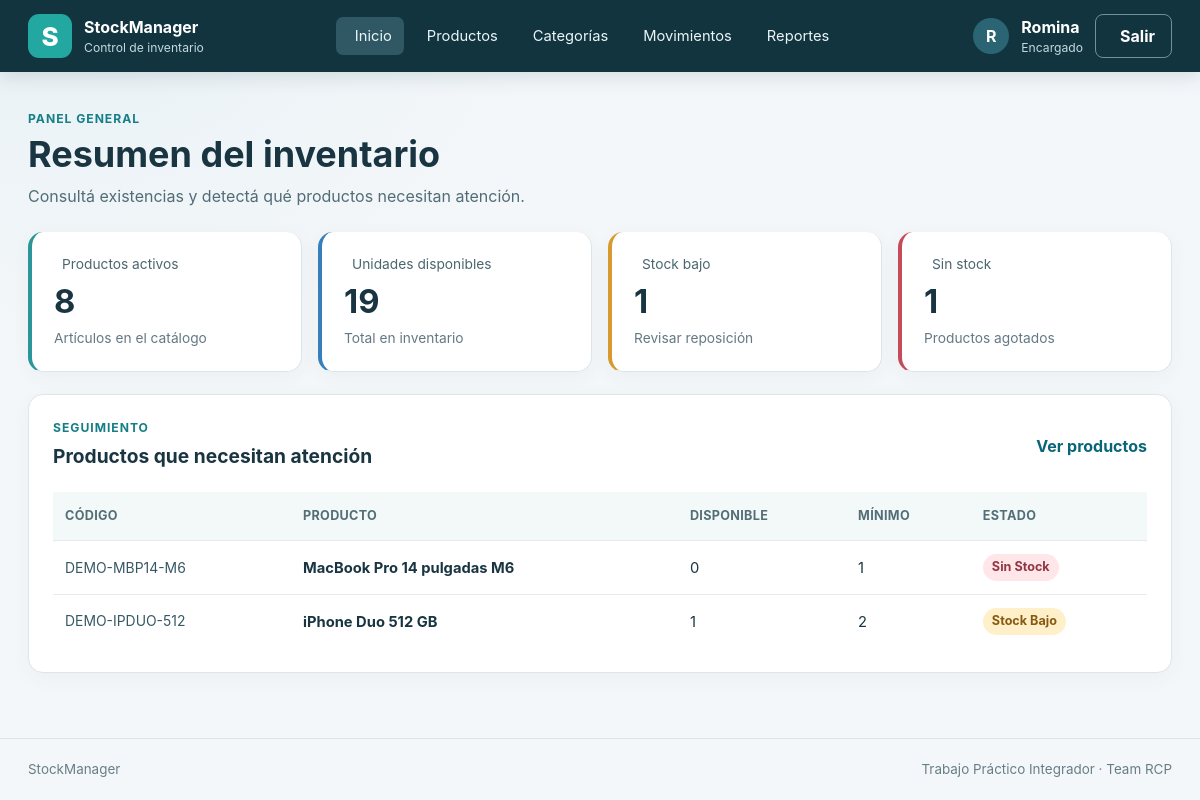
The page / (signed in) on the database its author committed.
### app/models.py (models this page shows)
class Usuario(db.Model):
    __tablename__ = "usuarios"
    __table_args__ = (
        db.Index(
            "idx_usuarios_correo_google",
            "correo_google",
            unique=True,
            sqlite_where=db.text("correo_google IS NOT NULL"),
        ),
        db.Index(
            "idx_usuarios_google_sub",
            "google_sub",
            unique=True,
            sqlite_where=db.text("google_sub IS NOT NULL"),
        ),
    )
    id = db.Column(db.Integer, primary_key=True)
    nombre = db.Column(db.Text, nullable=False)
    usuario = db.Column(db.Text, nullable=False, unique=True)
    password_hash = db.Column(db.Text, nullable=False)
    correo_google = db.Column(db.Text(collation="NOCASE"))
    google_sub = db.Column(db.Text)
    rol_id = db.Column(db.Integer, db.ForeignKey("roles.id", ondelete="RESTRICT"), nullable=False)
    activo = db.Column(db.Integer, nullable=False, default=1)
    creado_en = db.Column(db.Text, nullable=False, server_default=db.text("(strftime('%Y-%m-%dT%H:%M:%fZ', 'now'))"))
    rol = db.relationship("Rol")

class Rol(db.Model):
    __tablename__ = "roles"
    id = db.Column(db.Integer, primary_key=True)
    nombre = db.Column(db.Text, nullable=False, unique=True)
    descripcion = db.Column(db.Text, nullable=False)

class Producto(db.Model):
    __tablename__ = "productos"
    id = db.Column(db.Integer, primary_key=True)
    codigo = db.Column(db.Text, nullable=False, unique=True)
    nombre = db.Column(db.Text, nullable=False)
    descripcion = db.Column(db.Text)
    imagen = db.Column(db.Text)
    categoria_id = db.Column(db.Integer, db.ForeignKey("categorias.id", ondelete="RESTRICT"), nullable=False)
    precio_centavos = db.Column(db.Integer, nullable=False)
    stock_minimo = db.Column(db.Integer, nullable=False, default=0)
    activo = db.Column(db.Integer, nullable=False, default=1)
    creado_en = db.Column(db.Text, nullable=False, server_default=db.text("(strftime('%Y-%m-%dT%H:%M:%fZ', 'now'))"))
    actualizado_en = db.Column(db.Text, nullable=False, server_default=db.text("(strftime('%Y-%m-%dT%H:%M:%fZ', 'now'))"))
    categoria = db.relationship("Categoria")

### app/main/routes.py (the view)
@bp.get("/")
@login_requerido
def inicio():
    resumen = db.session.execute(text("SELECT * FROM vw_resumen_inventario")).mappings().one()
    bajo_stock = db.session.execute(text("""
        SELECT codigo, nombre, stock_actual, stock_minimo, estado_stock
        FROM vw_inventario WHERE estado_stock != 'NORMAL'
        ORDER BY stock_actual ASC, nombre LIMIT 30
    """)).mappings().all()
    return render_template("inicio.html", resumen=resumen, bajo_stock=bajo_stock)

### app/security.py (called while the page is built)
def csrf_token() -> str:
    if "csrf_token" not in session:
        session["csrf_token"] = secrets.token_urlsafe(32)
    return session["csrf_token"]

def validar_csrf() -> None:
    if request.method in {"POST", "PUT", "PATCH", "DELETE"}:
        actual = session.get("csrf_token", "")
        recibido = request.form.get("csrf_token", "")
        if not actual or not recibido or not hmac.compare_digest(actual, recibido):
            abort(400, description="Token CSRF inválido. Volvé a cargar el formulario.")

def login_requerido(func):
    @wraps(func)
    def wrapper(*args, **kwargs):
        if g.usuario is None:
            return redirect(url_for("auth.login"))
        return func(*args, **kwargs)
    return wrapper

### app/templates/inicio.html (shortened to what this page needs)
{% extends 'base.html' %}
{% block contenido %}
<section class="page-heading page-heading--dashboard">
  <div>
    <p class="eyebrow">Panel general</p>
    <h1>Resumen del inventario</h1>
    <p class="page-lead">Consultá existencias y detectá qué productos necesitan atención.</p>
  </div>
</section>
<div class="stats-grid">
  <article class="stat-card">
    <span class="stat-label"> Productos activos</span>
    <strong>{{ resumen.total_productos }}</strong>
    <span class="stat-foot">Artículos en el catálogo</span>
  </article>
  <article class="stat-card stat-card--blue">
    <span class="stat-label"> Unidades disponibles</span>
    <strong>{{ resumen.total_unidades }}</strong>
    <span class="stat-foot">Total en inventario</span>
  </article>
  <article class="stat-card stat-card--amber">
    <span class="stat-label"> Stock bajo</span>
    <strong>{{ resumen.productos_stock_bajo }}</strong>
    <span class="stat-foot">Revisar reposición</span>
  </article>
  <article class="stat-card stat-card--red">
    <span class="stat-label"> Sin stock</span>
    <strong>{{ resumen.productos_sin_stock }}</strong>
    <span class="stat-foot">Productos agotados</span>
  </article>
</div>
<section class="panel">
  <div class="section-heading">
    <div>
      <p class="eyebrow">Seguimiento</p>
      <h2>Productos que necesitan atención</h2>
    </div>
    <a class="text-link" href="{{ url_for('productos.listar') }}">Ver productos </a>
  </div>
  {% if bajo_stock %}
  <div class="table-wrap">
    <table>
      <thead>
        <tr>
          <th>Código</th>
          <th>Producto</th>
          <th>Disponible</th>
          <th>Mínimo</th>
          <th>Estado</th>
        </tr>
      </thead>
      <tbody>
        {% for p in bajo_stock %}
        <tr>
          <td class="cell-code">{{ p.codigo }}</td>
          <td class="cell-primary">{{ p.nombre }}</td>
          <td>{{ p.stock_actual }}</td>
          <td>{{ p.stock_minimo }}</td>
          <td><span class="stock-badge stock-badge--{{ p.estado_stock|lower|replace('_', '-') }}">{{
              p.estado_stock|replace('_', ' ')|title }}</span></td>
        </tr>
        {% endfor %}
      </tbody>
    </table>
  </div>
  {% else %}
  <div class="empty-state">
    <span class="empty-icon" aria-hidden="true">✓</span>
    <p>Todo en orden. No hay productos por debajo del mínimo.</p>
  </div>
  {% endif %}
</section>
{% endblock %}

### app/templates/base.html (shortened to what this page needs)
<!doctype html>
<html lang="es-AR">
<head>
  <link rel="stylesheet" href="{{ url_for('static', filename='css/styles.css') }}">
  <link rel="stylesheet" href="{{ url_for('static', filename='vendor/fontawesome/css/solid.min.css') }}">
  <link rel="stylesheet" href="{{ url_for('static', filename='vendor/sweetalert2/sweetalert2.min.css') }}">
</head>
<body>
  <header class="site-header">
    <div class="header-inner">
      <a class="brand" href="{{ url_for('main.inicio') }}" aria-label="StockManager, ir al inicio">
        <span class="brand-mark" aria-hidden="true">S</span>
        <span class="brand-copy">
          <strong>StockManager</strong>
          <small>Control de inventario</small>
        </span>
      </a>
      {% if g.usuario %}
      <nav class="main-nav" aria-label="Menú principal">
        <a href="{{ url_for('main.inicio') }}" {% if request.endpoint=='main.inicio' %}aria-current="page" {% endif
          %}><span>Inicio</span></a>
        <a href="{{ url_for('productos.listar') }}" ><span>Productos</span></a>
        <a href="{{ url_for('categorias.listar') }}" ><span>Categorías</span></a>
        <a href="{{ url_for('movimientos.listar') }}" ><span>Movimientos</span></a>
        <a href="{{ url_for('reportes.inicio') }}" ><span>Reportes</span></a>
      </nav>
      <div class="user-menu">
        <span class="user-avatar" aria-hidden="true">{{ g.usuario.nombre[:1]|upper }}</span>
        <span class="user-details">
          <strong>{{ g.usuario.nombre }}</strong>
          <small>{{ g.usuario.rol.nombre|capitalize }}</small>
        </span>
        <form method="post" action="{{ url_for('auth.logout') }}">
          <button class="button button--quiet" type="submit"><span>Salir</span></button>
        </form>
      </div>
      {% endif %}
    </div>
  </header>
  <main class="page-shell">
    {% block contenido %}{% endblock %}
  </main>
  <footer class="site-footer">
    <span>StockManager</span>
    <span>Trabajo Práctico Integrador · Team RCP</span>
  </footer>
</body>
</html>

### rows shown on the page
Usuario: usuario "R", usuario.nombre "Romina"
Rol: usuario.rol.nombre "Encargado"
Producto: codigo "DEMO-MBP14-M6", nombre "MacBook Pro 14 pulgadas M6", stock_actual "0", stock_minimo "1", estado_stock "Sin Stock"
Producto: codigo "DEMO-IPDUO-512", nombre "iPhone Duo 512 GB", stock_actual "1", stock_minimo "2", estado_stock "Stock Bajo"

### other values the page prints
{{ resumen.total_productos }} "8"
{{ resumen.total_unidades }} "19"
{{ resumen.productos_stock_bajo }} "1"
{{ resumen.productos_sin_stock }} "1"
